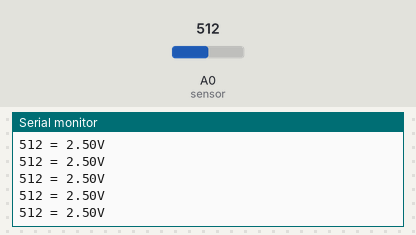
Bench run of a sketch on a simulated Arduino Uno, built with avr-gcc and run on an emulated ATmega328P. Shown: the last lines printed to the serial monitor. The inputs (shaded band) are chosen by the test bench; at power-on: A0 (sensor) = 512.

Above: at 1.2 s.
1.3 s: A0 (sensor) set to 11
At 2.0 s:
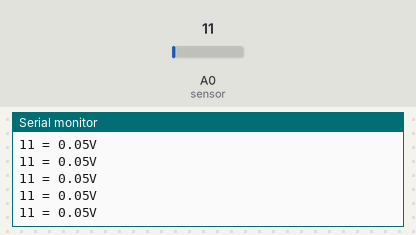
4.3 s: A0 (sensor) set to 8
At 5.0 s:
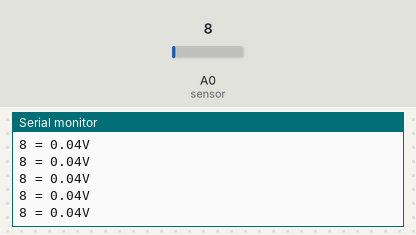
Timing chart, 0 to 7.3 s (numbered marks = the images above; inputs shaded):
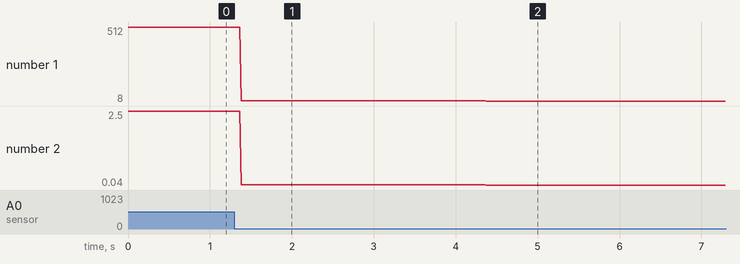

The sketch:

_and_voltage_value_on_serial_monitor_Kevin_Sarmiento_2291323.ino
```cpp
/*
 voltimeter

 the program's goal is to create a voltimeter using the potentiometer's reading.

 the theme is makeign the arduino to make maths to gives us the voltage value is stead of just the bits.

*/
float y; // the variable y will be able to be a decimal number.
float a=5; // the variable a will be 5.
float b=1023; // the variable b will be 1023.
void setup() { // this program will run once.
  Serial.begin(9600); // the serial monitor starts.
}
void loop() { // this program will run forever.
  int sensorValue = analogRead(A0); // the variable sensorValue will have the same value as analogRead(A0).
   y = sensorValue*a/b; // arduino starts to do maths to convert the value of sensorValue into volts value.
  Serial.print(sensorValue); // serial monitor displays print sensor Value's value.
  Serial.print(" "); // serial monitor prints space.
  Serial.print("="); // serial monitor prints equal.
  Serial.print(" "); // serial monitor prints space.
  Serial.print(y); // serial monitor displays y's value.
  Serial.println("V"); // serial monitor prints V.
  delay(1);  // whait 1 second.
}
```

Measured:
- after the input at 1.3 s, the serial monitor: prints a new line after 0.08 s (image 1)
- after the input at 4.3 s, the serial monitor: prints a new line after 0.07 s (image 2)
- plotted number 1: 512 → 11 after the input at 1.3 s, 11 → 8 after the input at 4.3 s
- plotted number 2: 2.5 → 0.05 after the input at 1.3 s, 0.05 → 0.04 after the input at 4.3 s
